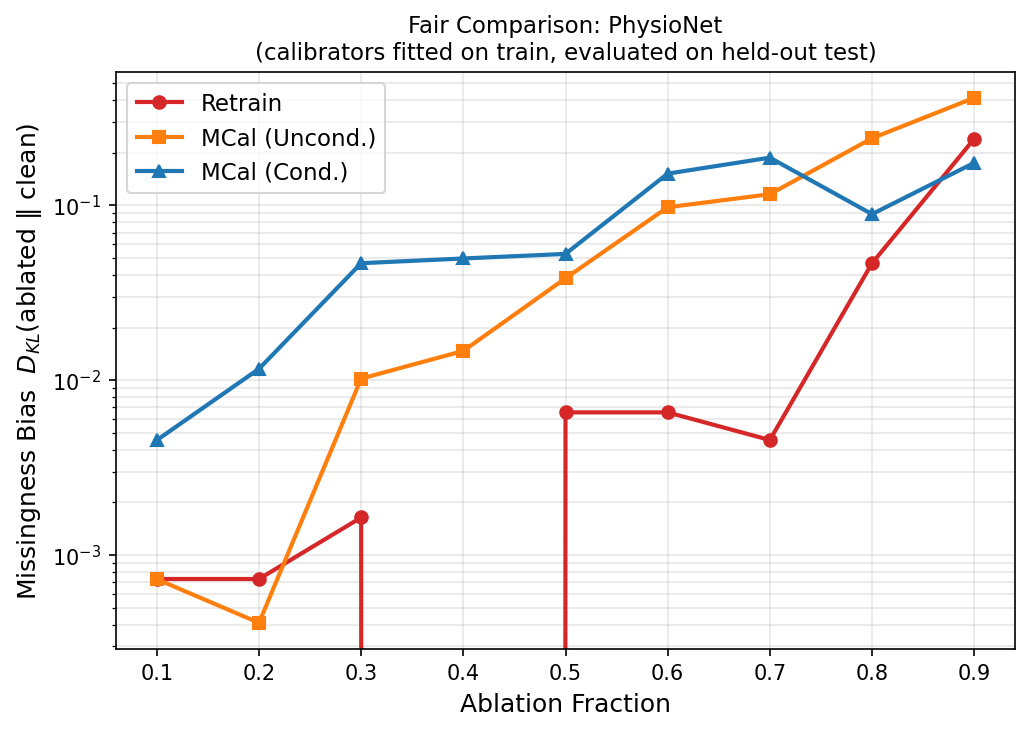

Here is the Python script that generated this plot:
#!/usr/bin/env python3
"""
Fair Comparison: Retrain vs MCal (Unconditioned & Conditioned) on PhysioNet.
Proper 80/20 train/test split — calibrators fitted on train, evaluated on test.
"""

import sys
import os
from pathlib import Path

import numpy as np
import pandas as pd
import torch
import torch.nn as nn
import torch.optim as optim
import torch.nn.functional as F
import matplotlib
matplotlib.use('Agg')
import matplotlib.pyplot as plt

from sklearn.model_selection import train_test_split
from sklearn.impute import SimpleImputer
import xgboost as xgb
from tqdm import tqdm

# Reproducibility
np.random.seed(42)
torch.manual_seed(42)

SCRIPT_DIR = Path(__file__).parent

# ─── 1. DATA ─────────────────────────────────────────────────────────────────

print("=" * 60)
print("1. Loading data")
print("=" * 60)

data_path = SCRIPT_DIR / "balanced_physionet_dataset_0-30.csv"
df = pd.read_csv(data_path)
print(f"Loaded: {df.shape[0]} rows, {df.shape[1]} columns")
print(f"Target distribution:\n{df['In-hospital_death'].value_counts().to_dict()}")

TARGET = "In-hospital_death"
X_all = df.drop(columns=[TARGET])
y_all = df[TARGET]
print(f"Features: {X_all.shape[1]}")

# 80/20 stratified split
X_train, X_test, y_train, y_test = train_test_split(
    X_all, y_all, test_size=0.2, stratify=y_all, random_state=42
)
X_train = X_train.reset_index(drop=True)
X_test  = X_test.reset_index(drop=True)
y_train = y_train.reset_index(drop=True)
y_test  = y_test.reset_index(drop=True)

print(f"\nTrain: {len(X_train)} samples  {y_train.value_counts().to_dict()}")
print(f"Test:  {len(X_test)} samples   {y_test.value_counts().to_dict()}")

# Imputer fitted ONLY on clean training data
imputer = SimpleImputer(strategy="mean")
X_train_clean = imputer.fit_transform(X_train)
X_test_clean  = imputer.transform(X_test)
print("Imputer fitted on training data only.")

# ─── 2. ABLATION FUNCTIONS ───────────────────────────────────────────────────

def ablate_binomial(X_np: np.ndarray, p: float = 0.5, seed: int = None) -> np.ndarray:
    """Coin-flip ablation: each feature independently set to NaN with prob p."""
    rng = np.random.default_rng(seed)
    X_abl = X_np.copy().astype(float)
    mask = rng.random(X_abl.shape) < p
    X_abl[mask] = np.nan
    return X_abl


def ablate_fraction(X_np: np.ndarray, fraction: float, seed: int = None) -> np.ndarray:
    """Deterministic-count ablation: exactly floor(n_feat * fraction) removed per row."""
    rng = np.random.default_rng(seed)
    X_abl = X_np.copy().astype(float)
    n_samples, n_feats = X_abl.shape
    n_remove = int(n_feats * fraction)
    if n_remove > 0:
        for i in range(n_samples):
            cols = rng.choice(n_feats, size=n_remove, replace=False)
            X_abl[i, cols] = np.nan
    return X_abl


# ─── 3. XGBOOST MODELS ───────────────────────────────────────────────────────

print("\n" + "=" * 60)
print("2. Training XGBoost models")
print("=" * 60)

XGB_PARAMS = dict(
    objective="binary:logistic",
    eval_metric="logloss",
    eta=0.1,
    max_depth=6,
    seed=42,
    tree_method="hist",
    enable_categorical=False,
    n_estimators=100,
    verbosity=0,
)


def train_xgboost(X: np.ndarray, y: pd.Series) -> xgb.XGBClassifier:
    model = xgb.XGBClassifier(**XGB_PARAMS)
    model.fit(X, y)
    return model


def probs_from_model(model: xgb.XGBClassifier, X: np.ndarray) -> torch.Tensor:
    return torch.from_numpy(model.predict_proba(X).astype(np.float32))


# Vanilla XGBoost
print("Training Vanilla XGBoost (clean data)...")
vanilla_model = train_xgboost(X_train_clean, y_train)
va_train = (vanilla_model.predict(X_train_clean) == y_train).mean()
va_test  = (vanilla_model.predict(X_test_clean)  == y_test).mean()
print(f"  Train acc: {va_train:.4f}  |  Test acc: {va_test:.4f}")

# Retrained XGBoost
print("\nTraining Retrained XGBoost (50%-binomial ablated data)...")
X_train_abl_binom = ablate_binomial(X_train_clean, p=0.5, seed=0)
X_train_abl_imputed = imputer.transform(X_train_abl_binom)
retrain_model = train_xgboost(X_train_abl_imputed, y_train)
rt_train = (retrain_model.predict(X_train_abl_imputed) == y_train).mean()
rt_test  = (retrain_model.predict(X_test_clean) == y_test).mean()
print(f"  Train acc (ablated): {rt_train:.4f}  |  Test acc (clean): {rt_test:.4f}")

# ─── 4. MCAL CALIBRATOR ──────────────────────────────────────────────────────

class MCalCalibrator(nn.Module):
    """Linear MCal calibrator: R(p) = softmax(W log p + b)."""
    def __init__(self, num_classes: int):
        super().__init__()
        self.head = nn.Linear(num_classes, num_classes)

    def forward(self, probs: torch.Tensor) -> torch.Tensor:
        logits = torch.log(probs.clamp(min=1e-8))
        return F.softmax(self.head(logits), dim=1)

    def fit(self, ablated_probs: torch.Tensor, target_labels: torch.Tensor,
            max_steps: int = 3000, lr: float = 1e-3, desc: str = ""):
        optimizer = optim.Adam(self.parameters(), lr=lr)
        for _ in range(max_steps):
            optimizer.zero_grad()
            logits = self.head(torch.log(ablated_probs.clamp(min=1e-8)))
            loss = F.cross_entropy(logits, target_labels)
            if torch.isnan(loss):
                break
            loss.backward()
            nn.utils.clip_grad_norm_(self.parameters(), 1.0)
            optimizer.step()


# ─── 5. TRAIN CALIBRATORS ────────────────────────────────────────────────────

print("\n" + "=" * 60)
print("3. Training MCal calibrators (on training data)")
print("=" * 60)

# Target labels = argmax of vanilla clean predictions on training data
vanilla_clean_train_probs = probs_from_model(vanilla_model, X_train_clean)
target_labels_train = vanilla_clean_train_probs.argmax(dim=1)
print(f"Target label dist (train): {torch.bincount(target_labels_train).tolist()}")

# Unconditioned MCal (trained on 50%-binomial ablated predictions)
print("\nTraining Unconditioned MCal (p=0.5 binomial)...")
X_train_abl_binom_mcal = ablate_binomial(X_train_clean, p=0.5, seed=1)
X_train_abl_binom_mcal_imputed = imputer.transform(X_train_abl_binom_mcal)
vanilla_abl_train_probs = probs_from_model(vanilla_model, X_train_abl_binom_mcal_imputed)

mcal_uncond = MCalCalibrator(num_classes=2)
mcal_uncond.fit(vanilla_abl_train_probs, target_labels_train, desc="MCal-Uncond")
print("  Done.")

# Conditioned MCal (one per fraction)
ABLATION_FRACTIONS = [round(p / 10, 1) for p in range(1, 10)]
mcal_cond = {}

print("\nTraining Conditioned MCal calibrators...")
for frac in ABLATION_FRACTIONS:
    X_train_abl_frac = ablate_fraction(X_train_clean, fraction=frac, seed=int(frac * 100))
    X_train_abl_frac_imputed = imputer.transform(X_train_abl_frac)
    vanilla_abl_frac_probs = probs_from_model(vanilla_model, X_train_abl_frac_imputed)
    cal = MCalCalibrator(num_classes=2)
    cal.fit(vanilla_abl_frac_probs, target_labels_train, desc=f"MCal-Cond p={frac:.1f}")
    mcal_cond[frac] = cal
    print(f"  p={frac:.1f} done")

# ─── 6. EVALUATE ON TEST SET ─────────────────────────────────────────────────

print("\n" + "=" * 60)
print("4. Evaluating on test set")
print("=" * 60)


def argmax_dist(probs: torch.Tensor) -> torch.Tensor:
    """Mean one-hot argmax distribution over samples → (C,) vector."""
    one_hot = torch.zeros_like(probs)
    one_hot[torch.arange(len(probs)), probs.argmax(dim=1)] = 1.0
    return one_hot.mean(dim=0)


def kl_divergence(q: torch.Tensor, p: torch.Tensor, eps: float = 1e-10) -> float:
    """D_KL(q || p) where q = ablated dist, p = clean reference dist."""
    q = q.clamp(min=eps)
    p = p.clamp(min=eps)
    return (q * (q.log() - p.log())).sum().item()


# Clean reference distributions on test set
retrain_clean_test_probs = probs_from_model(retrain_model, X_test_clean)
retrain_clean_dist = argmax_dist(retrain_clean_test_probs)

vanilla_clean_test_probs = probs_from_model(vanilla_model, X_test_clean)
vanilla_clean_dist = argmax_dist(vanilla_clean_test_probs)

print(f"Retrain clean dist (test): {retrain_clean_dist.tolist()}")
print(f"Vanilla clean dist (test): {vanilla_clean_dist.tolist()}")

results = {"fractions": [], "retrain": [], "mcal_uncond": [], "mcal_cond": []}

print(f"\n{'p':>5}  {'Retrain':>12}  {'MCal-Uncond':>13}  {'MCal-Cond':>12}")
print("-" * 50)

for frac in ABLATION_FRACTIONS:
    X_test_abl = ablate_fraction(X_test_clean, fraction=frac, seed=int(frac * 100 + 999))
    X_test_abl_imputed = imputer.transform(X_test_abl)

    # Retrain
    rt_probs = probs_from_model(retrain_model, X_test_abl_imputed)
    kl_rt = kl_divergence(argmax_dist(rt_probs), retrain_clean_dist)

    # Vanilla probs (shared base for both MCal variants)
    van_probs = probs_from_model(vanilla_model, X_test_abl_imputed)

    # Unconditioned MCal
    with torch.no_grad():
        uncond_cal_probs = mcal_uncond(van_probs)
    kl_uncond = kl_divergence(argmax_dist(uncond_cal_probs), vanilla_clean_dist)

    # Conditioned MCal
    with torch.no_grad():
        cond_cal_probs = mcal_cond[frac](van_probs)
    kl_cond = kl_divergence(argmax_dist(cond_cal_probs), vanilla_clean_dist)

    results["fractions"].append(frac)
    results["retrain"].append(kl_rt)
    results["mcal_uncond"].append(kl_uncond)
    results["mcal_cond"].append(kl_cond)

    print(f"{frac:>5.1f}  {kl_rt:>12.4e}  {kl_uncond:>13.4e}  {kl_cond:>12.4e}")

# ─── 7. PLOT ─────────────────────────────────────────────────────────────────

print("\n" + "=" * 60)
print("5. Plotting")
print("=" * 60)

fig, ax = plt.subplots(figsize=(7, 5))
fracs = results["fractions"]

ax.plot(fracs, results["retrain"],     marker="o", linewidth=2, label="Retrain",        color="tab:red")
ax.plot(fracs, results["mcal_uncond"], marker="s", linewidth=2, label="MCal (Uncond.)", color="tab:orange")
ax.plot(fracs, results["mcal_cond"],   marker="^", linewidth=2, label="MCal (Cond.)",   color="tab:blue")

ax.set_xlabel("Ablation Fraction", fontsize=12)
ax.set_ylabel("Missingness Bias  $D_{KL}$(ablated $\\|$ clean)", fontsize=12)
ax.set_title("Fair Comparison: PhysioNet\n(calibrators fitted on train, evaluated on held-out test)", fontsize=11)
ax.set_yscale("log")
ax.set_xticks(fracs)
ax.legend(fontsize=11)
ax.grid(True, which="both", alpha=0.3)

plt.tight_layout()
out_path = SCRIPT_DIR / "physionet_fair_comparison.png"
plt.savefig(out_path, dpi=150, bbox_inches="tight")
print(f"Saved figure to {out_path}")

# Also save raw numbers
results_df = pd.DataFrame({
    "ablation_fraction": results["fractions"],
    "Retrain":           results["retrain"],
    "MCal_Uncond":       results["mcal_uncond"],
    "MCal_Cond":         results["mcal_cond"],
})
csv_path = SCRIPT_DIR / "physionet_fair_comparison_results.csv"
results_df.to_csv(csv_path, index=False)
print(f"Saved results to {csv_path}")
